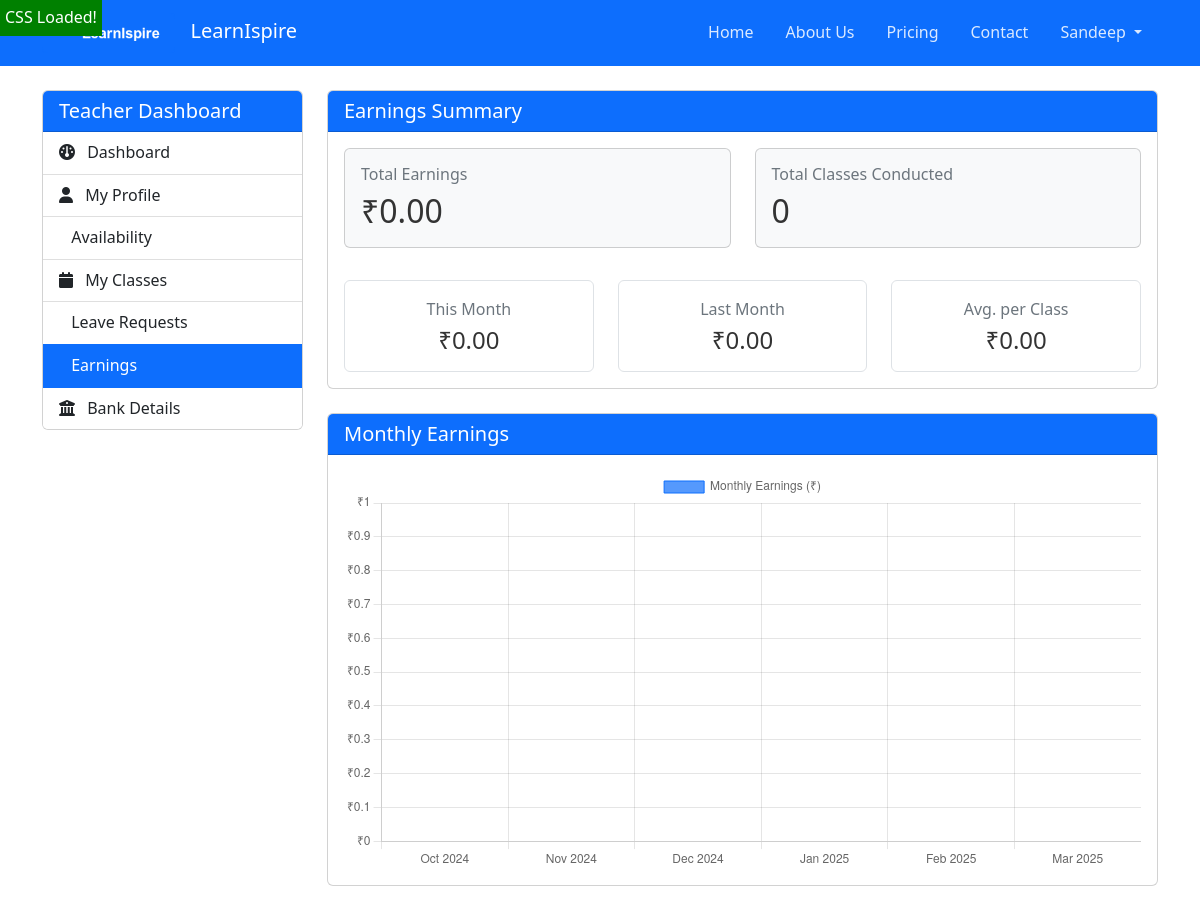
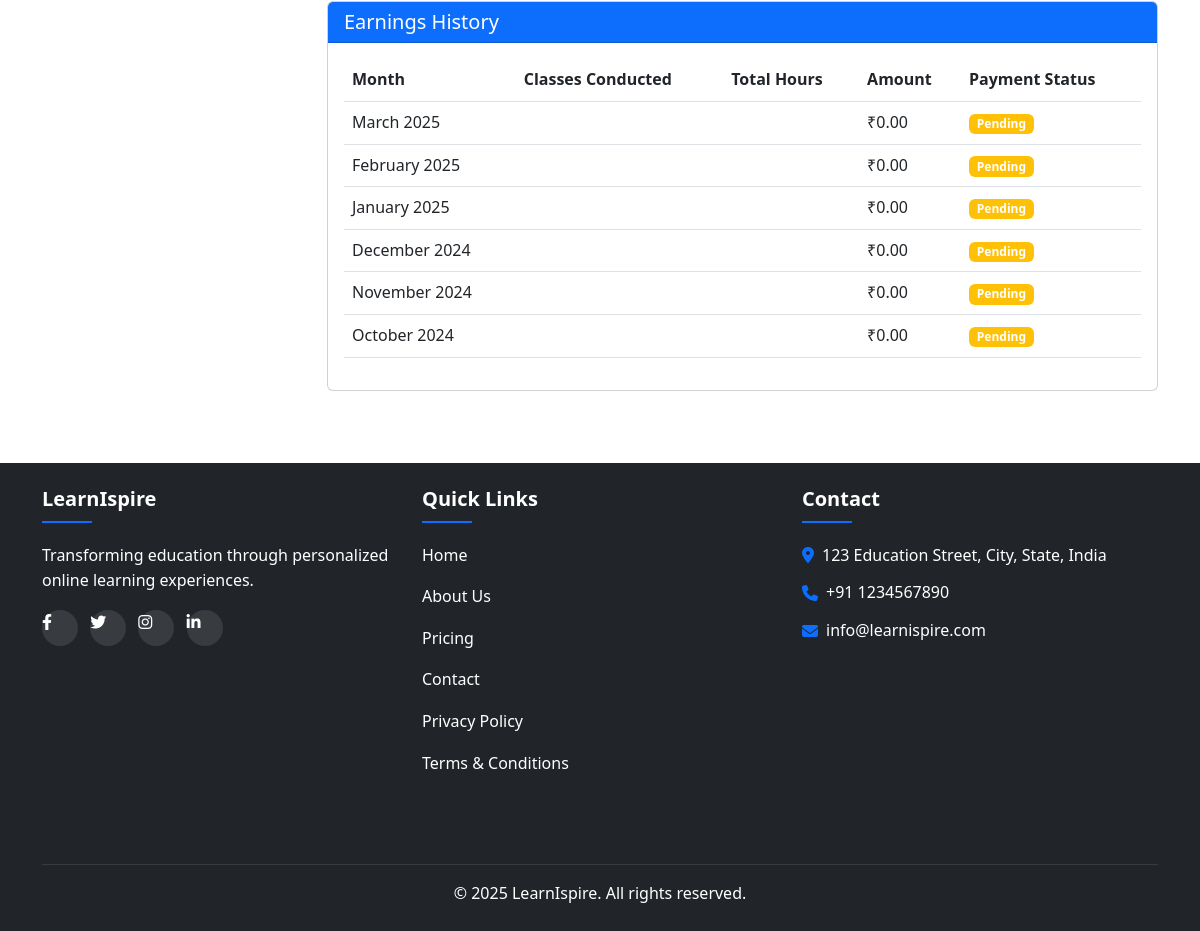
Screenshot of /teacher/earnings/ (signed in) with the database file from the repository (2 pictures, top to bottom).
### accounts/models.py (models this page shows, shortened)
class CustomUser(AbstractUser):
    USER_ROLES = (
        ("student", "Student"),
        ("teacher", "Teacher"),
        ("admin", "Admin"),
    )
    email = models.EmailField(_("email address"), unique=True)
    phone_number = models.CharField(max_length=15, unique=False)
    is_phone_verified = models.BooleanField(default=False)
    role = models.CharField(max_length=10, choices=USER_ROLES, default="student")
    USERNAME_FIELD = "email"
    REQUIRED_FIELDS = ["username", "phone_number"]
    @property
    def is_teacher(self):
        return self.role == "teacher"

### payments/models.py (models this page shows, shortened)
class TeacherEarning(models.Model):
    PAYMENT_STATUS = (
        ("PENDING", "Pending"),
        ("PROCESSED", "Processed"),
    )
    teacher = models.ForeignKey(
        "accounts.CustomUser", on_delete=models.CASCADE, related_name="earnings"
    )
    month_year = models.DateField(help_text="Month and year these earnings are for")
    amount = models.DecimalField(max_digits=10, decimal_places=2)
    classes_conducted = models.PositiveIntegerField(default=0)
    payment_status = models.CharField(
        max_length=10, choices=PAYMENT_STATUS, default="PENDING"
    )
    payment_date = models.DateField(blank=True, null=True)
    payment_reference = models.CharField(max_length=100, blank=True)
    notes = models.TextField(blank=True)
    created_at = models.DateTimeField(auto_now_add=True)
    updated_at = models.DateTimeField(auto_now=True)
    class Meta:
        ordering = ["-month_year"]
        unique_together = ["teacher", "month_year"]

### teacher_dashboard/views.py (the view)
# urls.py: path("earnings/", views.EarningsView.as_view(), name="earnings"),
class EarningsView(TeacherAccessMixin, View):
    template_name = "teacher_dashboard/earnings.html"
    def get(self, request):
        now = timezone.now()
        earnings = []
        for i in range(6):
            month = now.month - i
            year = now.year
            if month <= 0:
                month += 12
                year -= 1
            month_date = datetime(year, month, 1).date()
            month_earnings = TeacherEarning.objects.filter(
                teacher=request.user, month_year__year=year, month_year__month=month
            ).first()
            if not month_earnings:
                month_earnings = TeacherEarning.calculate_for_teacher_month(
                    request.user, month_date
                )
            earnings.append(month_earnings)
        total_classes = Class.objects.filter(
            teacher=request.user, status="COMPLETED"
        ).count()
        total_earnings = (
            TeacherEarning.objects.filter(teacher=request.user).aggregate(
                total=Sum("amount")
            )["total"]
            or 0
        )
        context = {
            "earnings": earnings,
            "total_classes": total_classes,
            "total_earnings": total_earnings,
        }
        return render(request, self.template_name, context)

### templates/teacher_dashboard/earnings.html (shortened to what this page needs)
{% extends 'base.html' %}
{% load static %}
{% load static teacher_tags %}
{% block content %}
<div class="container py-4">
    <div class="row">
        <div class="col-md-3">
            <div class="card mb-4">
                <div class="card-header bg-primary text-white">
                    <h5 class="mb-0">Teacher Dashboard</h5>
                </div>
                <div class="list-group list-group-flush">
                    <a href="{% url 'teacher_dashboard:home' %}" class="list-group-item list-group-item-action">
                        <i class="fa fa-dashboard me-2"></i> Dashboard
                    </a>
                    <a href="{% url 'teacher_dashboard:profile' %}" class="list-group-item list-group-item-action">
                        <i class="fa fa-user me-2"></i> My Profile
                    </a>
                    <a href="{% url 'teacher_dashboard:availability' %}" class="list-group-item list-group-item-action">
                         Availability
                    </a>
                    <a href="{% url 'teacher_dashboard:classes' %}" class="list-group-item list-group-item-action">
                        <i class="fa fa-calendar me-2"></i> My Classes
                    </a>
                    <a href="{% url 'teacher_dashboard:leave_request' %}" class="list-group-item list-group-item-action">
                         Leave Requests
                    </a>
                    <a href="{% url 'teacher_dashboard:earnings' %}" class="list-group-item list-group-item-action active">
                         Earnings
                    </a>
                    <a href="{% url 'teacher_dashboard:bank_details' %}" class="list-group-item list-group-item-action">
                        <i class="fa fa-university me-2"></i> Bank Details
                    </a>
                </div>
            </div>
        </div>
        <div class="col-md-9">
            <div class="card mb-4">
                <div class="card-header bg-primary text-white">
                    <h5 class="mb-0">Earnings Summary</h5>
                </div>
                <div class="card-body">
                    <div class="row">
                        <div class="col-md-6">
                            <div class="card bg-light mb-3">
                                <div class="card-body">
                                    <h6 class="card-title text-muted">Total Earnings</h6>
                                    <h2 class="mb-0">₹{{ total_earnings|floatformat:2 }}</h2>
                                </div>
                            </div>
                        </div>
                        <div class="col-md-6">
                            <div class="card bg-light mb-3">
                                <div class="card-body">
                                    <h6 class="card-title text-muted">Total Classes Conducted</h6>
                                    <h2 class="mb-0">{{ total_classes }}</h2>
                                </div>
                            </div>
                        </div>
                    </div>
                    <div class="row mt-3">
                        <div class="col-md-4">
                            <div class="border rounded p-3 text-center">
                                <div class="text-muted mb-1">This Month</div>
                                <h4 class="mb-0">₹{{ earnings.0.amount|floatformat:2 }}</h4>
                            </div>
                        </div>
                        <div class="col-md-4">
                            <div class="border rounded p-3 text-center">
                                <div class="text-muted mb-1">Last Month</div>
                                <h4 class="mb-0">₹{{ earnings.1.amount|floatformat:2 }}</h4>
                            </div>
                        </div>
                        <div class="col-md-4">
                            <div class="border rounded p-3 text-center">
                                <div class="text-muted mb-1">Avg. per Class</div>
                                <h4 class="mb-0">₹{{ total_earnings|divide:total_classes|floatformat:2 }}</h4>
                            </div>
                        </div>
                    </div>
                </div>
            </div>
            <div class="card mb-4">
                <div class="card-header bg-primary text-white">
                    <h5 class="mb-0">Monthly Earnings</h5>
                </div>
                <div class="card-body">
                    <canvas id="earningsChart" width="400" height="200"></canvas>
                </div>
            </div>
            <div class="card">
                <div class="card-header bg-primary text-white">
                    <h5 class="mb-0">Earnings History</h5>
                </div>
                <div class="card-body">
                    <div class="table-responsive">
                        <table class="table table-hover">
                            <thead>
                                <tr>
                                    <th>Month</th>
                                    <th>Classes Conducted</th>
                                    <th>Total Hours</th>
                                    <th>Amount</th>
                                    <th>Payment Status</th>
                                </tr>
                            </thead>
                            <tbody>
                                {% for earning in earnings %}
                                    <tr>
                                        <td>{{ earning.month_year|date:"F Y" }}</td>
                                        <td>{{ earning.classes_count }}</td>
                                        <td>{{ earning.hours|floatformat:1 }}</td>
                                        <td>₹{{ earning.amount|floatformat:2 }}</td>
                                        <td>
                                            <span class="badge bg-{% if earning.is_paid %}success{% else %}warning{% endif %}">
                                                {% if earning.is_paid %}Paid{% else %}Pending{% endif %}
                                            </span>
                                        </td>
                                    </tr>
                                {% endfor %}
                            </tbody>
                        </table>
                    </div>
                </div>
            </div>
        </div>
    </div>
</div>
{% endblock %}
{% block extra_js %}
<script>
    $(document).ready(function() {
        // Prepare data for chart
        const months = [];
        const amounts = [];
        {% for earning in earnings %}
            months.unshift("{{ earning.month_year|date:'M Y' }}");
            amounts.unshift({{ earning.amount }});
        {% endfor %}
        // Create chart
        const ctx = document.getElementById('earningsChart').getContext('2d');
        const earningsChart = new Chart(ctx, {
            type: 'bar',
            data: {
                labels: months,
                datasets: [{
                    label: 'Monthly Earnings (₹)',
                    data: amounts,
                    backgroundColor: 'rgba(13, 110, 253, 0.7)',
                    borderColor: 'rgba(13, 110, 253, 1)',
                    borderWidth: 1
                }]
            },
            options: {
                responsive: true,
                scales: {
                    y: {
                        beginAtZero: true,
                        ticks: {
                            callback: function(value) {
                                return '₹' + value;
                            }
                        }
                    }
                },
                plugins: {
                    tooltip: {
                        callbacks: {
                            label: function(context) {
                                return '₹' + context.parsed.y.toFixed(2);
                            }
                        }
                    }
                }
            }
        });
    });
</script>
{% endblock %}

### templates/base.html (shortened to what this page needs)
<!DOCTYPE html>
<html lang="en">
<head>
    <link href="https://cdn.jsdelivr.net/npm/bootstrap@5.2.3/dist/css/bootstrap.min.css" rel="stylesheet">
    <link rel="stylesheet" href="https://cdnjs.cloudflare.com/ajax/libs/font-awesome/6.4.0/css/all.min.css">
    {% load static %}
    <link rel="stylesheet" href="{% static 'css/style.css' %}" type="text/css">
</head>
<body>
    <nav class="navbar navbar-expand-lg navbar-dark bg-primary">
        <div class="container">
            <a class="navbar-brand" href="{% url 'landing:home' %}">
                <img src="{% static 'images/logo.png' %}" alt="LearnIspire Logo" height="40" onerror="this.src='{% static 'images/logo-placeholder.png' %}'; this.onerror='';">
                LearnIspire
            </a>
            <div class="collapse navbar-collapse" id="navbarNav">
                <ul class="navbar-nav ms-auto">
                    <li class="nav-item">
                        <a class="nav-link" href="{% url 'landing:home' %}">Home</a>
                    </li>
                    <li class="nav-item">
                        <a class="nav-link" href="{% url 'landing:about' %}">About Us</a>
                    </li>
                    <li class="nav-item">
                        <a class="nav-link" href="{% url 'landing:pricing' %}">Pricing</a>
                    </li>
                    <li class="nav-item">
                        <a class="nav-link" href="{% url 'landing:contact' %}">Contact</a>
                    </li>
                    {% if user.is_authenticated %}
                        <li class="nav-item dropdown">
                            <a class="nav-link dropdown-toggle" href="#" id="navbarDropdown" role="button" data-bs-toggle="dropdown">
                                {{ user.first_name|default:user.email }}
                            </a>
                        </li>
                    {% endif %}
                </ul>
            </div>
        </div>
    </nav>
    <main>
        {% block content %}{% endblock %}
    </main>
    <footer class="bg-dark text-white py-4 mt-5">
        <div class="container">
            <div class="row">
                <div class="col-md-4 mb-3">
                    <h5>LearnIspire</h5>
                    <p>Transforming education through personalized online learning experiences.</p>
                    <div class="social-links">
                        <a href="#" class="text-white me-2"><i class="fab fa-facebook-f"></i></a>
                        <a href="#" class="text-white me-2"><i class="fab fa-twitter"></i></a>
                        <a href="#" class="text-white me-2"><i class="fab fa-instagram"></i></a>
                        <a href="#" class="text-white"><i class="fab fa-linkedin-in"></i></a>
                    </div>
                </div>
                <div class="col-md-4 mb-3">
                    <h5>Quick Links</h5>
                    <ul class="list-unstyled">
                        <li><a href="{% url 'landing:home' %}" class="text-white">Home</a></li>
                        <li><a href="{% url 'landing:about' %}" class="text-white">About Us</a></li>
                        <li><a href="{% url 'landing:pricing' %}" class="text-white">Pricing</a></li>
                        <li><a href="{% url 'landing:contact' %}" class="text-white">Contact</a></li>
                        <li><a href="{% url 'landing:privacy' %}" class="text-white">Privacy Policy</a></li>
                        <li><a href="{% url 'landing:terms' %}" class="text-white">Terms & Conditions</a></li>
                    </ul>
                </div>
                <div class="col-md-4 mb-3">
                    <h5>Contact</h5>
                    <address>
                        <p><i class="fas fa-map-marker-alt me-2"></i> 123 Education Street, City, State, India</p>
                        <p><i class="fas fa-phone me-2"></i> +91 1234567890</p>
                        <p><i class="fas fa-envelope me-2"></i> info@learnispire.com</p>
                    </address>
                </div>
            </div>
            <div class="row mt-3">
                <div class="col-12 text-center">
                    <hr>
                    <p class="mb-0">&copy; {% now "Y" %} LearnIspire. All rights reserved.</p>
                </div>
            </div>
        </div>
    </footer>
    {% block extra_js %}{% endblock %}
</body>
</html>

### rows the page displays
CustomUser: first_name "Sandeep"
TeacherEarning: amount "0.00", month_year "March 2025"
TeacherEarning: amount "0.00", month_year "February 2025"
TeacherEarning: month_year "January 2025", amount "0.00"
TeacherEarning: month_year "December 2024", amount "0.00"
TeacherEarning: month_year "November 2024", amount "0.00"
TeacherEarning: month_year "October 2024", amount "0.00"

### other values shown
{{ total_earnings|floatformat:2 }} "0.00"
{{ total_classes }} "0"
{{ total_earnings|divide:total_classes|floatformat:2 }} "0.00"
chart data {{ earning.amount }} 0.00, 0.00, 0.00, 0.00, 0.00, 0.00
